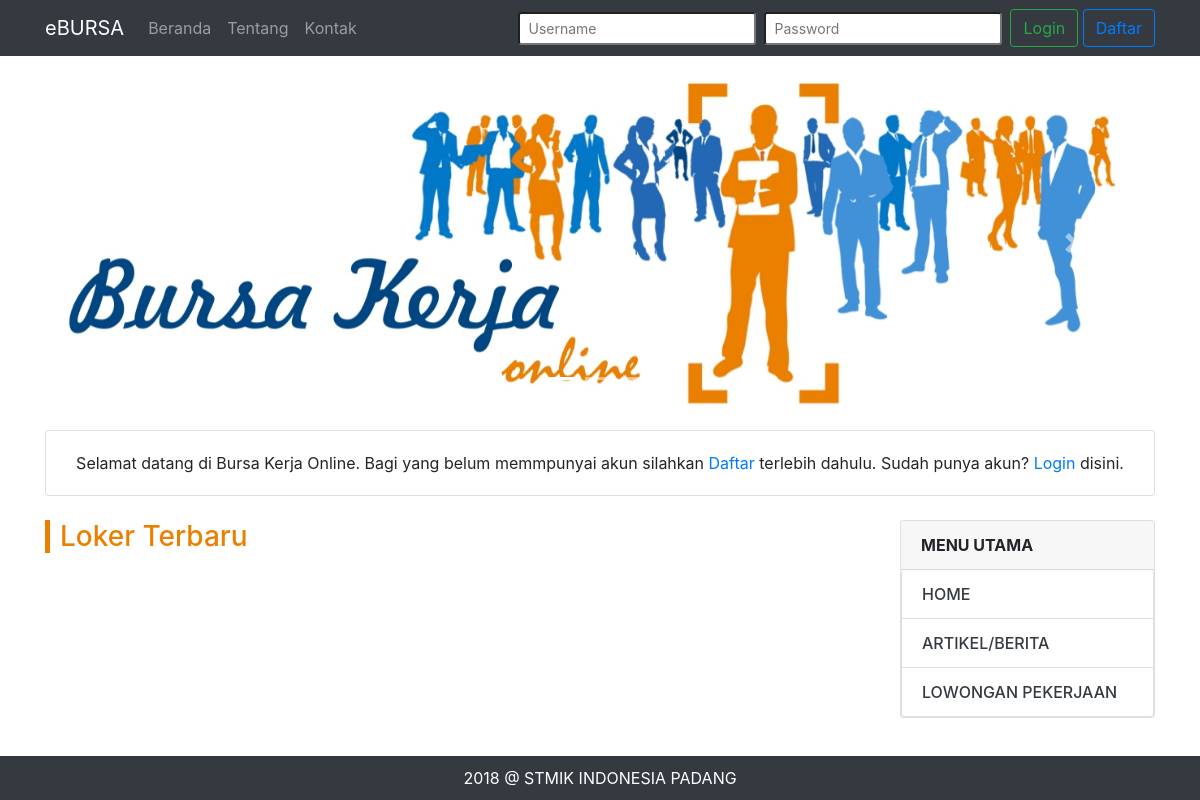
Page /main.php?page=loker on the earlier database version.
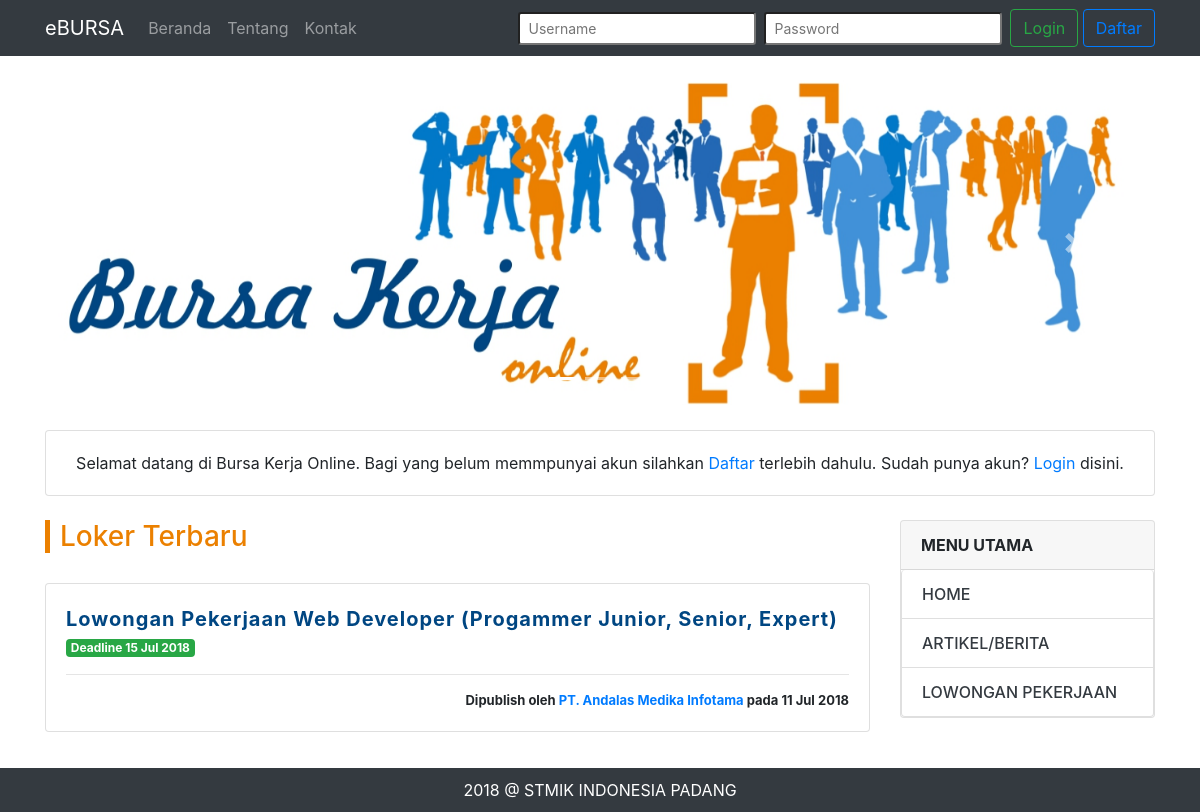
Same page on the later database version.
### tables this page shows
CREATE TABLE `lowongan` (
  `id` int(11) NOT NULL AUTO_INCREMENT,
  `profil_perusahaan_id` int(11) NOT NULL,
  `judul` varchar(255) NOT NULL,
  `tanggal_mulai` date NOT NULL,
  `tanggal_selesai` date NOT NULL,
  `deskripsi_pekerjaan` text NOT NULL,
  `deskripsi_persyaratan` text NOT NULL,
  `gaji` int(11) NOT NULL,
  `status` tinyint(1) NOT NULL,
  `dibuat_pada` date NOT NULL,
  PRIMARY KEY (`id`),
  KEY `profil_perusahaan_id` (`profil_perusahaan_id`)
);

CREATE TABLE `profil_perusahaan` (
  `id` int(11) NOT NULL AUTO_INCREMENT,
  `user_akun_id` int(11) NOT NULL,
  `nama_perusahaan` varchar(50) NOT NULL,
  `no_siup` varchar(20) NOT NULL,
  `no_situ` varchar(20) NOT NULL,
  `bidang_usaha` varchar(50) NOT NULL,
  `alamat` text,
  `telepon` varchar(20) DEFAULT NULL,
  `deskripsi_perusahaan` text,
  `website` varchar(50) DEFAULT NULL,
  `email` varchar(50) NOT NULL,
  `logo_perusahaan` varchar(100) DEFAULT NULL,
  `slogan` varchar(50) DEFAULT NULL,
  `dibuat_pada` date NOT NULL,
  PRIMARY KEY (`id`),
  KEY `user_akun_id` (`user_akun_id`)
);

### cores/misc/function.php (called while the page is built, shortened)
<?php
	function koneksi() {
		$conn = mysqli_connect('localhost', 'root', '', 'dbbursa');
		return $conn;
	}
	function perusahaanGetNama($user_id) {
		$conn = koneksi();
		$sql = "SELECT nama_perusahaan FROM profil_perusahaan WHERE id = '$user_id'";
		$proc = mysqli_query($conn, $sql);
		$data = mysqli_fetch_assoc($proc);
		return $data['nama_perusahaan'];
	}
?>

### views/loker.php (the view)
<?php include "views/partials/carousel.php"; ?>
<div class="card bg-scondary my-4 text-center">
	<div class="card-body">
		<p class="m-0">
			Selamat datang di Bursa Kerja Online. Bagi yang belum memmpunyai akun silahkan
			<a href="?page=daftar">Daftar</a> terlebih dahulu. Sudah punya akun?
			<a href="?page=login">Login</a> disini.
		</p>
	</div>
</div>
<div class="row">
	<div class="col-md-9">
		<h3 class="home-title">Loker Terbaru</h3>
		<?php
			$query = "SELECT * FROM lowongan ";
			$process = mysqli_query($conn, $query);
			while($row = mysqli_fetch_array($process)) {
				$list_data[] = $row;
			}
			foreach ($list_data as $key => $value) {
		?>
		<div class="row bt-mrg-10">
			<div class="col-md-12">
				<div class="card">
					<div class="card-body">
						<p class="post-title">
							<a href="#" class=""><?php echo $value['judul'] ?></a>
							<span class="badge badge-success">Deadline <?php echo date("d M Y", strtotime($value['tanggal_selesai'])) ?></span>
						</p><hr>
						<p class="post-time text-right">Dipublish oleh <a href="#"><?php echo perusahaanGetNama($value['profil_perusahaan_id']) ?></a> pada <?php echo date("d M Y", strtotime($value['dibuat_pada'])) ?></p>
					</div>
				</div>
			</div>
		</div>
		<?php
			}
		?>
	</div>
	<div class="col-md-3">
		<?php include "views/partials/rightbar.php"; ?>
	</div>
</div>

### main.php (shortened to what this page needs)
<?php
	require 'cores/misc/function.php';
?>
<!DOCTYPE html>
<html>
<head>
	<link rel="stylesheet" href="assets/vendors/bootstrap/css/bootstrap.min.css">
	<link rel="stylesheet" href="assets/css/app.css">
</head>
<body>
	<?php include "views/partials/navbar.php"; ?>
	<div class="container main-content">
		<div><br></div>
		<?php
			if (ISSET($_GET['page'])) {
				$page = $_GET['page'];
				if ($page == 'home') {
					include "views/home.php";
				} elseif ($page == 'login') {
					include "views/auth/login.php";
				} elseif ($page == 'daftar') {
					include "views/auth/daftar.php";
				} elseif ($page == 'aktivasi') {
					include "views/auth/aktivasi.php";
				} elseif ($page == 'info') {
					include "views/info.php";
				} elseif ($page == 'loker') {
					include "views/loker.php";
				}
			}
		?>
	</div>
	<footer class="footer">
		<div class="container">
			<?php echo date('Y') ?> @ <a href="https://stmikindonesia.ac.id" target="_blank">STMIK INDONESIA PADANG</a>
		</div>
	</footer>
</body>
</html>

### views/partials/navbar.php (shortened to what this page needs)
<nav class="navbar navbar-expand-lg navbar-dark bg-dark">
	<div class="container">
		<a class="navbar-brand" href="/e-bursa">eBURSA</a>
		<div class="collapse navbar-collapse" id="navbarSupportedContent">
			<ul class="navbar-nav mr-auto">
				<li class="nav-item">
					<a class="nav-link" href="/e-bursa">Beranda</a>
				</li>
				<li class="nav-item">
					<a class="nav-link" href="#">Tentang</a>
				</li>
				<li class="nav-item">
					<a class="nav-link" href="#">Kontak</a>
				</li>
			</ul>
			<?php
				if (!isset($_SESSION['username'])) {
			?>
				<form class="form-inline my-2 my-lg-0" method="POST" action="cores/auth/login_process.php">
					<input class="form-control-sm mr-sm-2" type="text" placeholder="Username" name="username">
					<input class="form-control-sm mr-sm-2" type="password" placeholder="Password" name="password">
					<button class="btn btn-outline-success my-2 my-sm-0" type="submit">Login</button> &nbsp;
					<a href="?page=daftar" class="btn btn-outline-primary my-2 my-sm-0">Daftar</a>
				</form>
			<?php
				}
			?>
		</div>
	</div>
</nav>

### views/partials/carousel.php (shortened to what this page needs)
<div id="carouselExampleIndicators" class="carousel slide" data-ride="carousel">
	<ol class="carousel-indicators">
		<li data-target="#carouselExampleIndicators" data-slide-to="0" class="active"></li>
		<li data-target="#carouselExampleIndicators" data-slide-to="1"></li>
		<li data-target="#carouselExampleIndicators" data-slide-to="2"></li>
	</ol>
	<div class="carousel-inner">
		<div class="carousel-item active">
			<img class="d-block w-100" src="assets/img/slider/slide-1.jpg" alt="First slide">
		</div>
	</div>
	<a class="carousel-control-prev" href="#carouselExampleIndicators" role="button" data-slide="prev">
		<span class="carousel-control-prev-icon" aria-hidden="true"></span>
	</a>
	<a class="carousel-control-next" href="#carouselExampleIndicators" role="button" data-slide="next">
		<span class="carousel-control-next-icon" aria-hidden="true"></span>
	</a>
</div>

### views/partials/rightbar.php
<div class="card">
	<div class="card-header">
		<strong>MENU UTAMA</strong>
	</div>
	<ul class="list-group">
		<a href="?page=home" class="list-group-item">HOME</a>
		<a href="?page=info" class="list-group-item">ARTIKEL/BERITA</a>
		<a href="?page=loker" class="list-group-item">LOWONGAN PEKERJAAN</a>
	</ul>
</div>

### assets/css/app.css (style rules this page uses)
.bt-mrg-10 { margin-bottom: 10px; }
.home-title { margin-bottom: 30px; color: #eb8000; border-left: 5px solid; padding-left: 10px; }
.post-title > a { font-size: 15pt; color: #004682; font-weight: bold; letter-spacing: 1px; }
.post-title > a { text-decoration: none; }
.post-time { font-size: 13px; font-weight: bold; margin-bottom: 0; }
.main-content { margin-bottom: 70px; }
.footer { bottom: 0; width: 100%; padding: 10px 0; background: #343a40; color: #ffffff; text-align: center; display: block; position: fixed; }
.footer > .container > a { text-decoration: none; color: #ffffff; }
.list-group-item { font-weight: 500; color: #343a40; }
.active { z-index: 0; }

Differences in the rows shown:
added lowongan: judul "Lowongan Pekerjaan Web Developer (Progammer Junior, Senior, Expert)", tanggal_selesai "15 Jul 2018", profil_perusahaan.nama_perusahaan "PT. Andalas Medika Infotama", dibuat_pada "11 Jul 2018"
